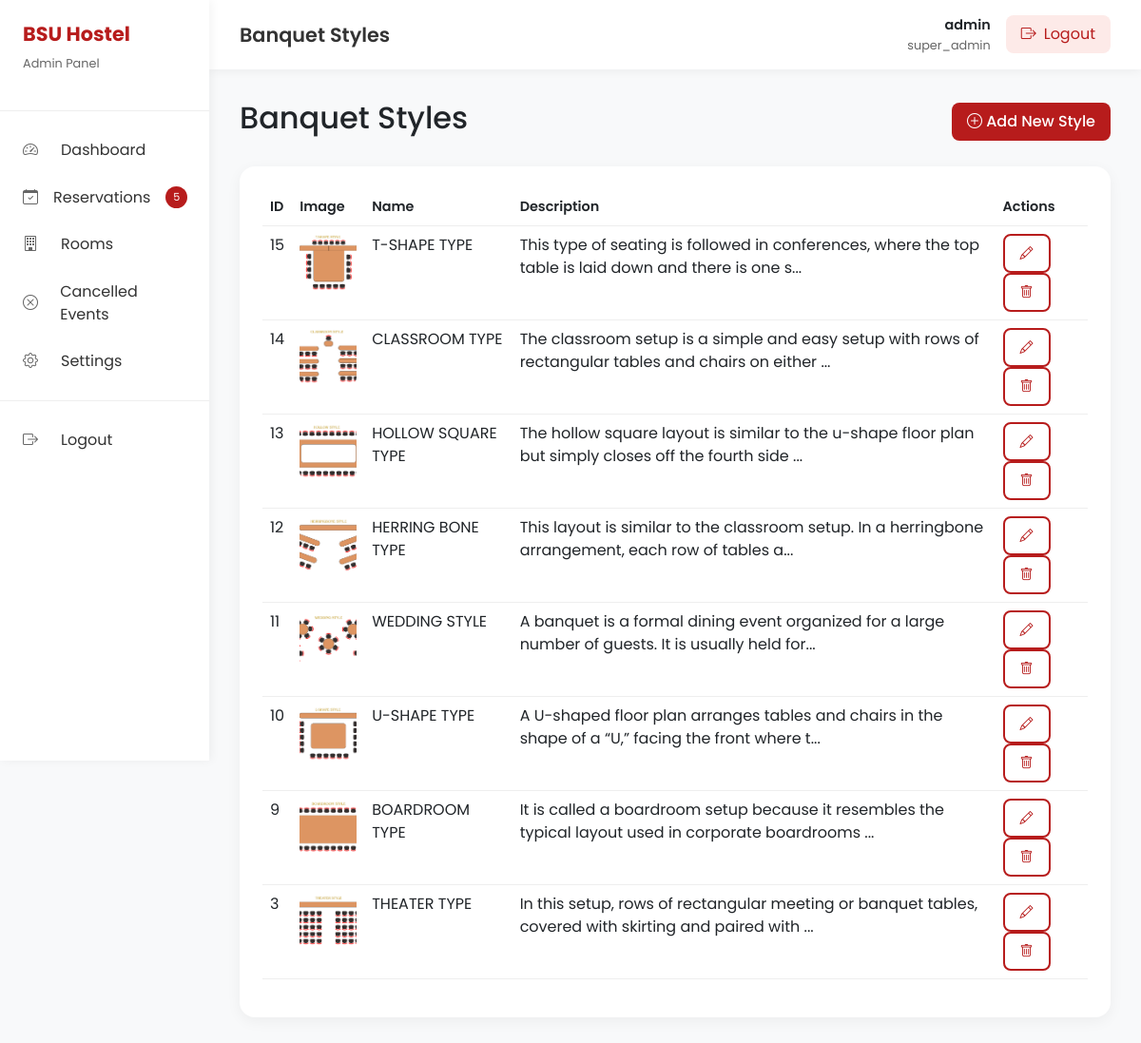
Screenshot of /admin/banquet.php (signed in) with the database file from the repository.
### tables this page shows
CREATE TABLE `banquet` (
  `id` int(11) NOT NULL,
  `image` varchar(100) NOT NULL,
  `name` varchar(50) NOT NULL,
  `description` varchar(500) NOT NULL,
  `is_active` tinyint(1) DEFAULT 1
);

### admin/inc/auth.php (called while the page is built, shortened)
<?php
function getAdminInfo($conn) {
    $stmt = $conn->prepare("SELECT id, username, email, role, last_login FROM admin_users WHERE id = ?");
    $stmt->bind_param("i", $_SESSION['admin_id']);
    $stmt->execute();
    return $stmt->get_result()->fetch_assoc();
}
?>

### admin/banquet.php (the view, shortened to what this page needs)
<?php
$pageTitle = 'Banquet Styles';
require_once __DIR__ . '/inc/header.php';
$banquet = $conn->query("SELECT * FROM banquet ORDER BY id DESC");
?>
<div class="d-flex justify-content-between align-items-center mb-4">
    <h2>Banquet Styles</h2>
    <button type="button" class="btn btn-primary" data-bs-toggle="modal" data-bs-target="#addModal">
        <i class="bi bi-plus-circle"></i> Add New Style
    </button>
</div>
<div class="table-responsive">
    <table class="table">
        <thead>
            <tr>
                <th>ID</th>
                <th>Image</th>
                <th>Name</th>
                <th>Description</th>
                <th>Actions</th>
            </tr>
        </thead>
        <tbody>
            <?php while ($row = $banquet->fetch_assoc()): ?>
            <tr>
                <td><?= $row['id'] ?></td>
                <td>
                    <?php if (!empty($row['image'])): ?>
                        <img src="<?= BASE_URL ?>/assets/images/banquet/<?= $row['image'] ?>" alt="" style="width: 60px; height: 60px; object-fit: cover; border-radius: 8px;">
                    <?php else: ?>
                        <span class="text-muted">No image</span>
                    <?php endif; ?>
                </td>
                <td><?= htmlspecialchars($row['name']) ?></td>
                <td><?= htmlspecialchars(substr($row['description'] ?? '', 0, 100)) ?>...</td>
                <td>
                    <button class="btn btn-sm btn-outline" onclick="editBanquet(<?= $row['id'] ?>)">
                        <i class="bi bi-pencil"></i>
                    </button>
                    <button class="btn btn-sm btn-outline" onclick="deleteBanquet(<?= $row['id'] ?>)">
                        <i class="bi bi-trash"></i>
                    </button>
                </td>
            </tr>
            <?php endwhile; ?>
        </tbody>
    </table>
</div>
<?php require_once __DIR__ . '/inc/footer.php'; ?>

### admin/inc/header.php (shortened to what this page needs)
<?php
require_once __DIR__ . '/auth.php';
$current_page = basename($_SERVER['PHP_SELF']);
$admin = getAdminInfo($conn);
$pending_fac = $conn->query("SELECT COUNT(*) as count FROM facility_reservations WHERE status = 'pending'")->fetch_assoc()['count'] ?? 0;
$pending_guest = $conn->query("SELECT COUNT(*) as count FROM guest_room_reservations WHERE status = 'pending' AND deleted = 0")->fetch_assoc()['count'] ?? 0;
$pending_count = (int)$pending_fac + (int)$pending_guest;
?>
<!DOCTYPE html>
<html lang="en">
<head>
    <link href="https://cdn.jsdelivr.net/npm/bootstrap@5.3.0/dist/css/bootstrap.min.css" rel="stylesheet">
    <link href="https://cdn.jsdelivr.net/npm/bootstrap-icons@1.11.1/font/bootstrap-icons.css" rel="stylesheet">
</head>
<body>
    <div class="admin-wrapper">
        <div class="sidebar" id="sidebar">
            <div class="sidebar-header">
                <div>
                    <h2>BSU Hostel</h2>
                    <p>Admin Panel</p>
                </div>
            </div>
            <nav class="sidebar-nav">
                <a href="index.php" class="<?= $current_page == 'index.php' ? 'active' : '' ?>">
                    <i class="bi bi-speedometer2"></i>
                    Dashboard
                </a>
                <a href="reservations.php" class="<?= $current_page == 'reservations.php' ? 'active' : '' ?>">
                    <i class="bi bi-calendar-check"></i>
                    Reservations
                    <?php if ($pending_count > 0): ?>
                        <span class="badge-count"><?= $pending_count ?></span>
                    <?php endif; ?>
                </a>
                <a href="rooms.php" class="<?= $current_page == 'rooms.php' ? 'active' : '' ?>">
                    <i class="bi bi-building"></i>
                    Rooms
                </a>
                <a href="cancelled_events.php" class="<?= $current_page == 'cancelled_events.php' ? 'active' : '' ?>">
                    <i class="bi bi-x-circle"></i>
                    Cancelled Events
                </a>
                <a href="settings.php" class="<?= $current_page == 'settings.php' ? 'active' : '' ?>">
                    <i class="bi bi-gear"></i>
                    Settings
                </a>
                <div class="nav-divider"></div>
                <a href="logout.php">
                    <i class="bi bi-box-arrow-right"></i>
                    Logout
                </a>
            </nav>
        </div>
        <div class="main-content">
            <div class="top-bar">
                <div style="display: flex; align-items: center; gap: 1rem;">
                    <div class="page-title"><?= $pageTitle ?? 'Dashboard' ?></div>
                </div>
                <div class="user-menu">
                    <div class="user-info">
                        <div class="user-name">
                            <a href="settings.php" class="text-decoration-none text-dark"><?= htmlspecialchars($admin['username'] ?? 'Admin') ?></a>
                        </div>
                        <div class="user-role"><?= htmlspecialchars($admin['role'] ?? 'Administrator') ?></div>
                    </div>
                    <a href="logout.php" class="btn-logout">
                        <i class="bi bi-box-arrow-right"></i>
                        <span>Logout</span>
                    </a>
                </div>
            </div>
            <div class="content-area">

### admin/inc/header.php (style rules this page uses)
* { margin: 0; padding: 0; box-sizing: border-box; }
:root { --bsu-red: #b71c1c; --bsu-red-dark: #8b0000; --sidebar-width: 260px; }
body { font-family: 'Poppins', sans-serif; background: #f8f9fa; min-height: 100vh; }
.admin-wrapper { display: flex; }
.sidebar { width: var(--sidebar-width); background: white; min-height: 100vh; position: fixed; left: 0; top: 0; box-shadow: 2px 0 10px rgba(0,0,0,0.05); z-index: 100; transition: transform 0.3s ease; }
.sidebar-header { padding: 1.5rem; border-bottom: 1px solid #eee; display: flex; justify-content: space-between; align-items: center; }
.sidebar-header h2 { color: var(--bsu-red); font-size: 1.3rem; font-weight: 700; }
.sidebar-header p { color: #666; font-size: 0.8rem; }
.sidebar-nav { padding: 1rem 0; }
.sidebar-nav a { display: flex; align-items: center; gap: 1rem; padding: 0.8rem 1.5rem; color: #333; text-decoration: none; transition: all 0.3s ease; position: relative; }
.sidebar-nav a i { width: 24px; color: #666; transition: color 0.3s ease; }
.badge-count { background: var(--bsu-red); color: white; font-size: 0.7rem; padding: 0.2rem 0.5rem; border-radius: 20px; margin-left: auto; }
.nav-divider { height: 1px; background: #eee; margin: 1rem 0; }
.main-content { flex: 1; margin-left: var(--sidebar-width); min-height: 100vh; background: #f8f9fa; transition: margin-left 0.3s ease; }
.top-bar { background: white; padding: 1rem 2rem; display: flex; justify-content: space-between; align-items: center; box-shadow: 0 2px 10px rgba(0,0,0,0.05); }
.page-title { font-size: 1.3rem; font-weight: 600; color: #333; }
.user-menu { display: flex; align-items: center; gap: 1rem; }
.user-info { text-align: right; }
.user-name { font-weight: 600; color: #333; font-size: 0.9rem; }
.user-role { color: #666; font-size: 0.8rem; }
.btn-logout { background: #fdeae8; color: var(--bsu-red); border: none; padding: 0.5rem 1rem; border-radius: 8px; cursor: pointer; transition: all 0.3s ease; display: flex; align-items: center; gap: 0.5rem; text-decoration: none; }
.content-area { padding: 2rem; }
.table-responsive { background: white; border-radius: 16px; padding: 1.5rem; box-shadow: 0 4px 15px rgba(0,0,0,0.05); overflow-x: auto; }
table { width: 100%; border-collapse: collapse; min-width: 800px; }
th { text-align: left; padding: 1rem; color: #666; font-weight: 600; font-size: 0.9rem; border-bottom: 2px solid #eee; }
td { padding: 1rem; border-bottom: 1px solid #eee; color: #333; }
.btn { padding: 0.5rem 1rem; border-radius: 8px; border: none; cursor: pointer; font-weight: 500; transition: all 0.3s ease; }
.btn-primary { background: var(--bsu-red); color: white; }
.btn-outline { background: white; border: 2px solid var(--bsu-red); color: var(--bsu-red); }
@media (max-width: 1200px) { :root { --sidebar-width: 220px; } }

### rows the page displays
banquet: id "15", image (picture), name "T-SHAPE TYPE", description "This type of seating is followed in conferences, where the top table is laid down and there is one s"
banquet: id "14", image (picture), name "CLASSROOM TYPE", description "The classroom setup is a simple and easy setup with rows of rectangular tables and chairs on either"
banquet: id "13", image (picture), name "HOLLOW SQUARE TYPE", description "The hollow square layout is similar to the u-shape floor plan but simply closes off the fourth side"
banquet: id "12", image (picture), name "HERRING BONE TYPE", description "This layout is similar to the classroom setup. In a herringbone arrangement, each row of tables a"
banquet: id "11", image (picture), name "WEDDING STYLE", description "A banquet is a formal dining event organized for a large number of guests. It is usually held for"
banquet: id "10", image (picture), name "U-SHAPE TYPE", description "A U-shaped floor plan arranges tables and chairs in the shape of a “U,” facing the front where t"
banquet: id "9", image (picture), name "BOARDROOM TYPE", description "It is called a boardroom setup because it resembles the typical layout used in corporate boardrooms"
banquet: id "3", image (picture), name "THEATER TYPE", description "In this setup, rows of rectangular meeting or banquet tables, covered with skirting and paired with"

### other values shown
$pending_count "5"
$pageTitle "Banquet Styles"
$admin['username'] "admin"
$admin['role'] "super_admin"
